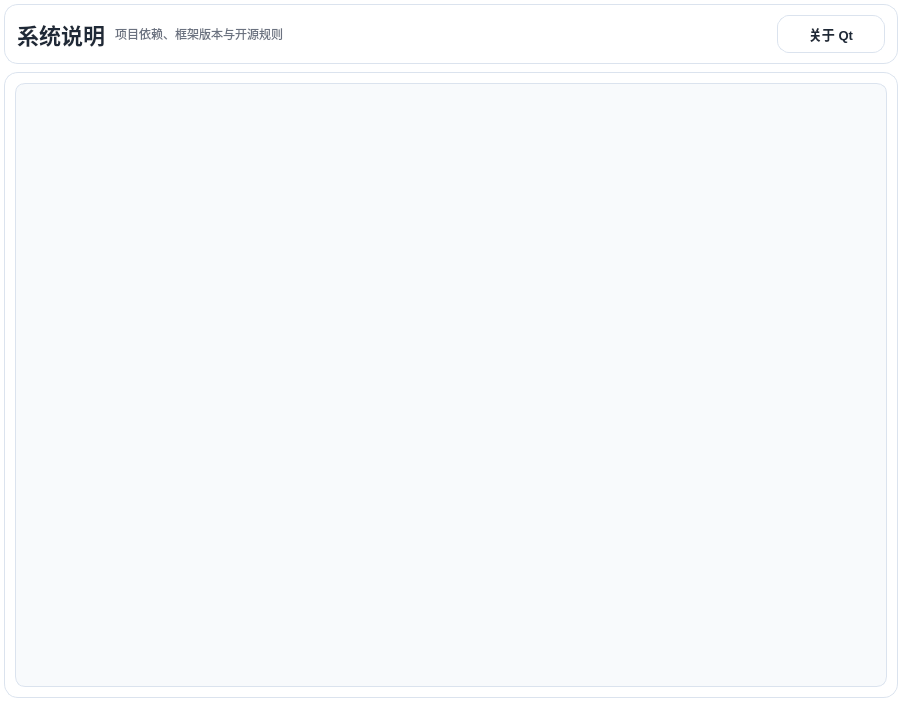
<?xml version="1.0" encoding="UTF-8"?>
<ui version="4.0">
 <class>InformationPage</class>
 <widget class="QWidget" name="InformationPage">
  <property name="geometry">
   <rect>
    <x>0</x>
    <y>0</y>
    <width>902</width>
    <height>702</height>
   </rect>
  </property>
  <property name="windowTitle">
   <string>InformationPage</string>
  </property>
  <property name="styleSheet">
   <string notr="true">QWidget#InformationPage {
    background-color: transparent;
    color: #1f2937;
    font-family: &quot;Segoe UI&quot;, &quot;Microsoft YaHei&quot;, sans-serif;
}

QFrame#frameTitle,
QFrame#frameBody {
    background-color: #ffffff;
    border: 1px solid #dbe3ee;
    border-radius: 14px;
}

QLabel#labelPageTitle {
    color: #1f2937;
    font-size: 22px;
    font-weight: 700;
}

QLabel#labelPageHint {
    color: #6b7280;
    font-size: 12px;
}

QTextBrowser#textBrowserSystemDesc {
    background-color: #f8fafc;
    border: 1px solid #dbe3ee;
    border-radius: 10px;
    padding: 8px;
    font-size: 13px;
}

QPushButton {
    background-color: #ffffff;
    border: 1px solid #dbe3ee;
    border-radius: 12px;
    padding: 8px 14px;
    color: #1f2937;
    font-size: 13px;
    font-weight: 500;
}

QPushButton:hover {
    background-color: #eef4ff;
    border: 1px solid #bfdbfe;
}

QPushButton:pressed {
    background-color: #dbeafe;
}</string>
  </property>
  <layout class="QVBoxLayout" name="verticalLayoutMain">
   <property name="spacing">
    <number>8</number>
   </property>
   <property name="leftMargin">
    <number>4</number>
   </property>
   <property name="topMargin">
    <number>4</number>
   </property>
   <property name="rightMargin">
    <number>4</number>
   </property>
   <property name="bottomMargin">
    <number>4</number>
   </property>
   <item>
    <widget class="QFrame" name="frameTitle">
     <property name="minimumSize">
      <size>
       <width>0</width>
       <height>60</height>
      </size>
     </property>
     <property name="maximumSize">
      <size>
       <width>16777215</width>
       <height>60</height>
      </size>
     </property>
     <property name="frameShape">
      <enum>QFrame::Shape::StyledPanel</enum>
     </property>
     <property name="frameShadow">
      <enum>QFrame::Shadow::Plain</enum>
     </property>
     <layout class="QHBoxLayout" name="horizontalLayoutTitle">
      <property name="spacing">
       <number>10</number>
      </property>
      <property name="leftMargin">
       <number>12</number>
      </property>
      <property name="topMargin">
       <number>10</number>
      </property>
      <property name="rightMargin">
       <number>12</number>
      </property>
      <property name="bottomMargin">
       <number>10</number>
      </property>
      <item>
       <widget class="QLabel" name="labelPageTitle">
        <property name="text">
         <string>系统说明</string>
        </property>
       </widget>
      </item>
      <item>
       <widget class="QLabel" name="labelPageHint">
        <property name="text">
         <string>项目依赖、框架版本与开源规则</string>
        </property>
       </widget>
      </item>
      <item>
       <spacer name="horizontalSpacerTitle">
        <property name="orientation">
         <enum>Qt::Orientation::Horizontal</enum>
        </property>
        <property name="sizeHint" stdset="0">
         <size>
          <width>40</width>
          <height>20</height>
         </size>
        </property>
       </spacer>
      </item>
      <item>
       <widget class="QPushButton" name="btnAboutQt">
        <property name="minimumSize">
         <size>
          <width>108</width>
          <height>36</height>
         </size>
        </property>
        <property name="text">
         <string>关于 Qt</string>
        </property>
       </widget>
      </item>
     </layout>
    </widget>
   </item>
   <item>
    <widget class="QFrame" name="frameBody">
     <property name="frameShape">
      <enum>QFrame::Shape::StyledPanel</enum>
     </property>
     <property name="frameShadow">
      <enum>QFrame::Shadow::Plain</enum>
     </property>
     <layout class="QVBoxLayout" name="verticalLayoutBody">
      <property name="spacing">
       <number>10</number>
      </property>
      <property name="leftMargin">
       <number>10</number>
      </property>
      <property name="topMargin">
       <number>10</number>
      </property>
      <property name="rightMargin">
       <number>10</number>
      </property>
      <property name="bottomMargin">
       <number>10</number>
      </property>
      <item>
       <widget class="QTextBrowser" name="textBrowserSystemDesc">
        <property name="openExternalLinks">
         <bool>true</bool>
        </property>
       </widget>
      </item>
     </layout>
    </widget>
   </item>
  </layout>
 </widget>
 <resources/>
 <connections/>
</ui>
